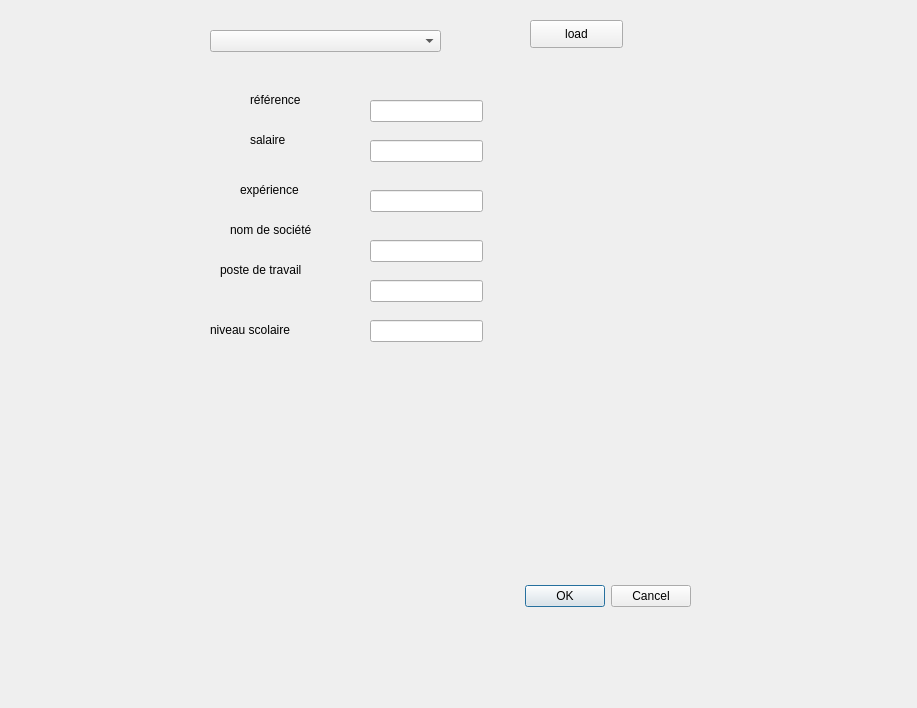
<?xml version="1.0" encoding="UTF-8"?>
<ui version="4.0">
 <class>update</class>
 <widget class="QDialog" name="update">
  <property name="geometry">
   <rect>
    <x>0</x>
    <y>0</y>
    <width>917</width>
    <height>708</height>
   </rect>
  </property>
  <property name="windowTitle">
   <string>Dialog</string>
  </property>
  <widget class="QDialogButtonBox" name="buttonBox">
   <property name="geometry">
    <rect>
     <x>350</x>
     <y>580</y>
     <width>341</width>
     <height>32</height>
    </rect>
   </property>
   <property name="orientation">
    <enum>Qt::Horizontal</enum>
   </property>
   <property name="standardButtons">
    <set>QDialogButtonBox::Cancel|QDialogButtonBox::Ok</set>
   </property>
  </widget>
  <widget class="QPushButton" name="load_modifier_2">
   <property name="geometry">
    <rect>
     <x>530</x>
     <y>20</y>
     <width>93</width>
     <height>28</height>
    </rect>
   </property>
   <property name="text">
    <string>load</string>
   </property>
  </widget>
  <widget class="QLabel" name="label_35">
   <property name="geometry">
    <rect>
     <x>250</x>
     <y>130</y>
     <width>81</width>
     <height>20</height>
    </rect>
   </property>
   <property name="text">
    <string>salaire</string>
   </property>
  </widget>
  <widget class="QLineEdit" name="reference_modifier_3">
   <property name="geometry">
    <rect>
     <x>370</x>
     <y>100</y>
     <width>113</width>
     <height>22</height>
    </rect>
   </property>
  </widget>
  <widget class="QLabel" name="label_34">
   <property name="geometry">
    <rect>
     <x>240</x>
     <y>180</y>
     <width>81</width>
     <height>20</height>
    </rect>
   </property>
   <property name="text">
    <string>expérience</string>
   </property>
  </widget>
  <widget class="QLineEdit" name="niveau_modifier_3">
   <property name="geometry">
    <rect>
     <x>370</x>
     <y>320</y>
     <width>113</width>
     <height>22</height>
    </rect>
   </property>
  </widget>
  <widget class="QComboBox" name="comboBox_modifier_2">
   <property name="geometry">
    <rect>
     <x>210</x>
     <y>30</y>
     <width>231</width>
     <height>22</height>
    </rect>
   </property>
  </widget>
  <widget class="QLabel" name="label_31">
   <property name="geometry">
    <rect>
     <x>230</x>
     <y>220</y>
     <width>101</width>
     <height>20</height>
    </rect>
   </property>
   <property name="text">
    <string>nom de société</string>
   </property>
  </widget>
  <widget class="QLabel" name="label_36">
   <property name="geometry">
    <rect>
     <x>250</x>
     <y>90</y>
     <width>81</width>
     <height>20</height>
    </rect>
   </property>
   <property name="text">
    <string>référence</string>
   </property>
  </widget>
  <widget class="QLineEdit" name="salaire_modifier_3">
   <property name="geometry">
    <rect>
     <x>370</x>
     <y>140</y>
     <width>113</width>
     <height>22</height>
    </rect>
   </property>
  </widget>
  <widget class="QLineEdit" name="experience_modifier_3">
   <property name="geometry">
    <rect>
     <x>370</x>
     <y>190</y>
     <width>113</width>
     <height>22</height>
    </rect>
   </property>
  </widget>
  <widget class="QLabel" name="label_32">
   <property name="geometry">
    <rect>
     <x>220</x>
     <y>260</y>
     <width>101</width>
     <height>20</height>
    </rect>
   </property>
   <property name="text">
    <string>poste de travail</string>
   </property>
  </widget>
  <widget class="QLineEdit" name="poste_modifier_3">
   <property name="geometry">
    <rect>
     <x>370</x>
     <y>280</y>
     <width>113</width>
     <height>22</height>
    </rect>
   </property>
  </widget>
  <widget class="QLineEdit" name="nom_modifier_2">
   <property name="geometry">
    <rect>
     <x>370</x>
     <y>240</y>
     <width>113</width>
     <height>22</height>
    </rect>
   </property>
  </widget>
  <widget class="QLabel" name="label_33">
   <property name="geometry">
    <rect>
     <x>210</x>
     <y>320</y>
     <width>91</width>
     <height>20</height>
    </rect>
   </property>
   <property name="text">
    <string>niveau scolaire</string>
   </property>
  </widget>
 </widget>
 <resources/>
 <connections>
  <connection>
   <sender>buttonBox</sender>
   <signal>accepted()</signal>
   <receiver>update</receiver>
   <slot>accept()</slot>
   <hints>
    <hint type="sourcelabel">
     <x>248</x>
     <y>254</y>
    </hint>
    <hint type="destinationlabel">
     <x>157</x>
     <y>274</y>
    </hint>
   </hints>
  </connection>
  <connection>
   <sender>buttonBox</sender>
   <signal>rejected()</signal>
   <receiver>update</receiver>
   <slot>reject()</slot>
   <hints>
    <hint type="sourcelabel">
     <x>316</x>
     <y>260</y>
    </hint>
    <hint type="destinationlabel">
     <x>286</x>
     <y>274</y>
    </hint>
   </hints>
  </connection>
 </connections>
</ui>
